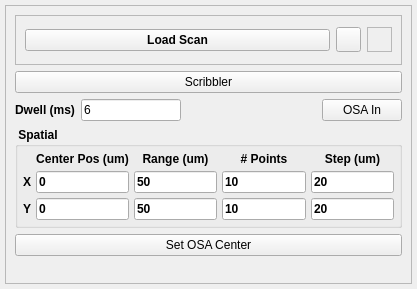
<?xml version="1.0" encoding="UTF-8"?>
<ui version="4.0">
 <class>Form</class>
 <widget class="QWidget" name="Form">
  <property name="geometry">
   <rect>
    <x>0</x>
    <y>0</y>
    <width>417</width>
    <height>289</height>
   </rect>
  </property>
  <property name="windowTitle">
   <string>Form</string>
  </property>
  <layout class="QVBoxLayout" name="verticalLayout">
   <property name="spacing">
    <number>5</number>
   </property>
   <property name="margin">
    <number>5</number>
   </property>
   <item>
    <widget class="QFrame" name="frame">
     <property name="maximumSize">
      <size>
       <width>650</width>
       <height>16777215</height>
      </size>
     </property>
     <property name="frameShape">
      <enum>QFrame::StyledPanel</enum>
     </property>
     <property name="frameShadow">
      <enum>QFrame::Raised</enum>
     </property>
     <layout class="QVBoxLayout" name="verticalLayout_3">
      <item>
       <widget class="QFrame" name="loadscan_frame">
        <property name="minimumSize">
         <size>
          <width>0</width>
          <height>50</height>
         </size>
        </property>
        <property name="frameShape">
         <enum>QFrame::StyledPanel</enum>
        </property>
        <property name="frameShadow">
         <enum>QFrame::Sunken</enum>
        </property>
        <layout class="QHBoxLayout" name="horizontalLayout">
         <item>
          <widget class="QPushButton" name="loadScanBtn">
           <property name="font">
            <font>
             <weight>75</weight>
             <bold>true</bold>
            </font>
           </property>
           <property name="text">
            <string>Load Scan</string>
           </property>
          </widget>
         </item>
         <item>
          <widget class="QToolButton" name="helpBtn">
           <property name="minimumSize">
            <size>
             <width>25</width>
             <height>25</height>
            </size>
           </property>
           <property name="maximumSize">
            <size>
             <width>25</width>
             <height>25</height>
            </size>
           </property>
           <property name="text">
            <string/>
           </property>
           <property name="icon">
            <iconset>
             <normaloff>../../../icons/helplite.png</normaloff>../../../icons/helplite.png</iconset>
           </property>
           <property name="iconSize">
            <size>
             <width>50</width>
             <height>50</height>
            </size>
           </property>
          </widget>
         </item>
         <item>
          <widget class="QLabel" name="rtclkpic">
           <property name="maximumSize">
            <size>
             <width>25</width>
             <height>25</height>
            </size>
           </property>
           <property name="autoFillBackground">
            <bool>true</bool>
           </property>
           <property name="frameShape">
            <enum>QFrame::StyledPanel</enum>
           </property>
           <property name="text">
            <string/>
           </property>
           <property name="pixmap">
            <pixmap>../../../icons/icons8-mouse-right-click-50.png</pixmap>
           </property>
           <property name="scaledContents">
            <bool>true</bool>
           </property>
           <property name="alignment">
            <set>Qt::AlignRight|Qt::AlignTrailing|Qt::AlignVCenter</set>
           </property>
          </widget>
         </item>
        </layout>
       </widget>
      </item>
      <item>
       <widget class="QPushButton" name="scribblerBtn">
        <property name="enabled">
         <bool>true</bool>
        </property>
        <property name="text">
         <string>Scribbler</string>
        </property>
        <property name="checkable">
         <bool>true</bool>
        </property>
       </widget>
      </item>
      <item>
       <layout class="QHBoxLayout" name="horizontalLayout_17">
        <item>
         <layout class="QHBoxLayout" name="horizontalLayout_8">
          <item>
           <widget class="QLabel" name="label_15">
            <property name="font">
             <font>
              <weight>75</weight>
              <bold>true</bold>
             </font>
            </property>
            <property name="text">
             <string>Dwell (ms)</string>
            </property>
            <property name="alignment">
             <set>Qt::AlignCenter</set>
            </property>
           </widget>
          </item>
          <item>
           <widget class="QLineEdit" name="dwellFld">
            <property name="maximumSize">
             <size>
              <width>100</width>
              <height>16777215</height>
             </size>
            </property>
            <property name="text">
             <string>6</string>
            </property>
           </widget>
          </item>
         </layout>
        </item>
        <item>
         <spacer name="horizontalSpacer_9">
          <property name="orientation">
           <enum>Qt::Horizontal</enum>
          </property>
          <property name="sizeHint" stdset="0">
           <size>
            <width>40</width>
            <height>20</height>
           </size>
          </property>
         </spacer>
        </item>
        <item>
         <widget class="QPushButton" name="osaInBtn">
          <property name="text">
           <string>OSA In</string>
          </property>
         </widget>
        </item>
        <item>
         <layout class="QHBoxLayout" name="horizontalLayout_18"/>
        </item>
       </layout>
      </item>
      <item>
       <widget class="QGroupBox" name="groupBox">
        <property name="font">
         <font>
          <weight>75</weight>
          <bold>true</bold>
         </font>
        </property>
        <property name="title">
         <string> Spatial </string>
        </property>
        <layout class="QVBoxLayout" name="verticalLayout_2">
         <property name="spacing">
          <number>5</number>
         </property>
         <property name="margin">
          <number>5</number>
         </property>
         <item>
          <layout class="QGridLayout" name="gridLayout">
           <item row="0" column="1">
            <widget class="QLabel" name="label_16">
             <property name="font">
              <font>
               <weight>75</weight>
               <bold>true</bold>
              </font>
             </property>
             <property name="text">
              <string>Center Pos (um)</string>
             </property>
             <property name="alignment">
              <set>Qt::AlignCenter</set>
             </property>
            </widget>
           </item>
           <item row="0" column="2">
            <widget class="QLabel" name="label_17">
             <property name="font">
              <font>
               <weight>75</weight>
               <bold>true</bold>
              </font>
             </property>
             <property name="text">
              <string>Range (um)</string>
             </property>
             <property name="alignment">
              <set>Qt::AlignCenter</set>
             </property>
            </widget>
           </item>
           <item row="0" column="3">
            <widget class="QLabel" name="label_18">
             <property name="font">
              <font>
               <weight>75</weight>
               <bold>true</bold>
              </font>
             </property>
             <property name="text">
              <string># Points</string>
             </property>
             <property name="alignment">
              <set>Qt::AlignCenter</set>
             </property>
            </widget>
           </item>
           <item row="0" column="4">
            <widget class="QLabel" name="label_19">
             <property name="font">
              <font>
               <weight>75</weight>
               <bold>true</bold>
              </font>
             </property>
             <property name="text">
              <string>Step (um)</string>
             </property>
             <property name="alignment">
              <set>Qt::AlignCenter</set>
             </property>
            </widget>
           </item>
           <item row="1" column="0">
            <widget class="QLabel" name="label_20">
             <property name="font">
              <font>
               <weight>75</weight>
               <bold>true</bold>
              </font>
             </property>
             <property name="text">
              <string>X</string>
             </property>
            </widget>
           </item>
           <item row="1" column="1">
            <widget class="QLineEdit" name="centerXFld">
             <property name="text">
              <string>0</string>
             </property>
            </widget>
           </item>
           <item row="1" column="3">
            <widget class="QLineEdit" name="npointsXFld">
             <property name="text">
              <string>10</string>
             </property>
            </widget>
           </item>
           <item row="1" column="4">
            <widget class="QLineEdit" name="stepXFld">
             <property name="text">
              <string>20</string>
             </property>
            </widget>
           </item>
           <item row="2" column="0">
            <widget class="QLabel" name="label_21">
             <property name="font">
              <font>
               <weight>75</weight>
               <bold>true</bold>
              </font>
             </property>
             <property name="text">
              <string>Y</string>
             </property>
            </widget>
           </item>
           <item row="2" column="2">
            <widget class="QLineEdit" name="rangeYFld">
             <property name="text">
              <string>50</string>
             </property>
            </widget>
           </item>
           <item row="2" column="3">
            <widget class="QLineEdit" name="npointsYFld">
             <property name="text">
              <string>10</string>
             </property>
            </widget>
           </item>
           <item row="2" column="4">
            <widget class="QLineEdit" name="stepYFld">
             <property name="text">
              <string>20</string>
             </property>
            </widget>
           </item>
           <item row="1" column="2">
            <widget class="QLineEdit" name="rangeXFld">
             <property name="text">
              <string>50</string>
             </property>
            </widget>
           </item>
           <item row="2" column="1">
            <widget class="QLineEdit" name="centerYFld">
             <property name="text">
              <string>0</string>
             </property>
            </widget>
           </item>
          </layout>
         </item>
        </layout>
       </widget>
      </item>
      <item>
       <widget class="QPushButton" name="setCenterBtn">
        <property name="text">
         <string>Set OSA Center</string>
        </property>
       </widget>
      </item>
      <item>
       <widget class="QFrame" name="osaPlotFrame">
        <property name="minimumSize">
         <size>
          <width>0</width>
          <height>0</height>
         </size>
        </property>
        <property name="frameShape">
         <enum>QFrame::StyledPanel</enum>
        </property>
        <property name="frameShadow">
         <enum>QFrame::Raised</enum>
        </property>
       </widget>
      </item>
      <item>
       <spacer name="verticalSpacer">
        <property name="orientation">
         <enum>Qt::Vertical</enum>
        </property>
        <property name="sizeHint" stdset="0">
         <size>
          <width>20</width>
          <height>40</height>
         </size>
        </property>
       </spacer>
      </item>
     </layout>
    </widget>
   </item>
  </layout>
 </widget>
 <resources/>
 <connections/>
</ui>
